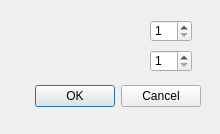
<?xml version="1.0" encoding="UTF-8"?>
<ui version="4.0">
 <class>DialogCompessNumbers</class>
 <widget class="QDialog" name="DialogCompessNumbers">
  <property name="geometry">
   <rect>
    <x>0</x>
    <y>0</y>
    <width>220</width>
    <height>134</height>
   </rect>
  </property>
  <property name="windowTitle">
   <string>Dialog</string>
  </property>
  <widget class="QDialogButtonBox" name="buttonBox">
   <property name="geometry">
    <rect>
     <x>30</x>
     <y>80</y>
     <width>171</width>
     <height>32</height>
    </rect>
   </property>
   <property name="orientation">
    <enum>Qt::Horizontal</enum>
   </property>
   <property name="standardButtons">
    <set>QDialogButtonBox::Cancel|QDialogButtonBox::Ok</set>
   </property>
  </widget>
  <widget class="QSpinBox" name="spinBox">
   <property name="geometry">
    <rect>
     <x>150</x>
     <y>20</y>
     <width>42</width>
     <height>22</height>
    </rect>
   </property>
   <property name="minimum">
    <number>1</number>
   </property>
   <property name="maximum">
    <number>99999</number>
   </property>
  </widget>
  <widget class="QSpinBox" name="spinBox_2">
   <property name="geometry">
    <rect>
     <x>150</x>
     <y>50</y>
     <width>42</width>
     <height>22</height>
    </rect>
   </property>
   <property name="minimum">
    <number>1</number>
   </property>
   <property name="maximum">
    <number>99999</number>
   </property>
  </widget>
 </widget>
 <resources/>
 <connections>
  <connection>
   <sender>buttonBox</sender>
   <signal>accepted()</signal>
   <receiver>DialogCompessNumbers</receiver>
   <slot>accept()</slot>
   <hints>
    <hint type="sourcelabel">
     <x>248</x>
     <y>254</y>
    </hint>
    <hint type="destinationlabel">
     <x>157</x>
     <y>274</y>
    </hint>
   </hints>
  </connection>
  <connection>
   <sender>buttonBox</sender>
   <signal>rejected()</signal>
   <receiver>DialogCompessNumbers</receiver>
   <slot>reject()</slot>
   <hints>
    <hint type="sourcelabel">
     <x>316</x>
     <y>260</y>
    </hint>
    <hint type="destinationlabel">
     <x>286</x>
     <y>274</y>
    </hint>
   </hints>
  </connection>
 </connections>
</ui>
